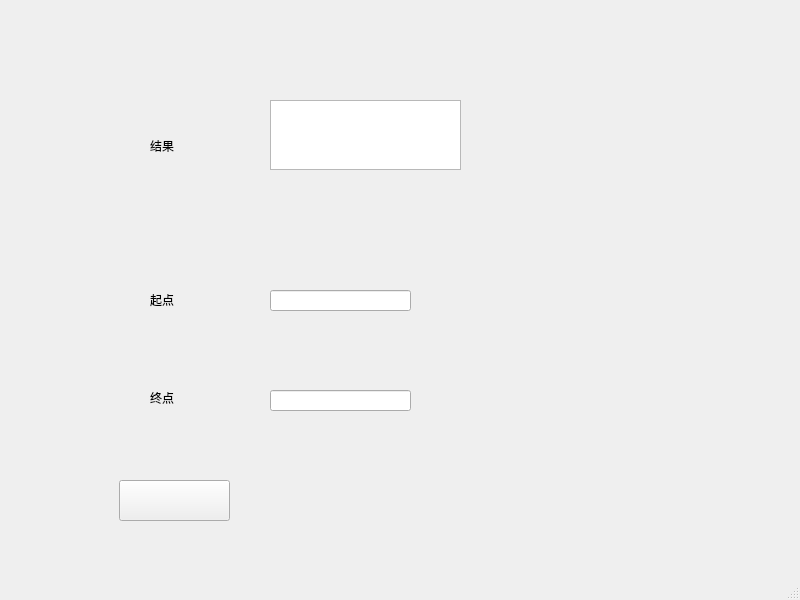
<?xml version="1.0" encoding="UTF-8"?>
<ui version="4.0">
 <class>BusTime</class>
 <widget class="QMainWindow" name="BusTime">
  <property name="geometry">
   <rect>
    <x>0</x>
    <y>0</y>
    <width>800</width>
    <height>600</height>
   </rect>
  </property>
  <property name="windowTitle">
   <string>MainWindow</string>
  </property>
  <widget class="QWidget" name="centralwidget">
   <widget class="QLineEdit" name="startEdit">
    <property name="geometry">
     <rect>
      <x>270</x>
      <y>290</y>
      <width>141</width>
      <height>21</height>
     </rect>
    </property>
   </widget>
   <widget class="QLineEdit" name="endEdit">
    <property name="geometry">
     <rect>
      <x>270</x>
      <y>390</y>
      <width>141</width>
      <height>21</height>
     </rect>
    </property>
   </widget>
   <widget class="QLabel" name="label">
    <property name="geometry">
     <rect>
      <x>150</x>
      <y>290</y>
      <width>54</width>
      <height>20</height>
     </rect>
    </property>
    <property name="text">
     <string>起点</string>
    </property>
   </widget>
   <widget class="QLabel" name="label_2">
    <property name="geometry">
     <rect>
      <x>150</x>
      <y>390</y>
      <width>54</width>
      <height>16</height>
     </rect>
    </property>
    <property name="text">
     <string>终点</string>
    </property>
   </widget>
   <widget class="QPushButton" name="timeButton">
    <property name="geometry">
     <rect>
      <x>119</x>
      <y>480</y>
      <width>111</width>
      <height>41</height>
     </rect>
    </property>
    <property name="text">
     <string/>
    </property>
   </widget>
   <widget class="QTextEdit" name="resultEdit">
    <property name="geometry">
     <rect>
      <x>270</x>
      <y>100</y>
      <width>191</width>
      <height>70</height>
     </rect>
    </property>
   </widget>
   <widget class="QLabel" name="label_3">
    <property name="geometry">
     <rect>
      <x>150</x>
      <y>140</y>
      <width>54</width>
      <height>12</height>
     </rect>
    </property>
    <property name="text">
     <string>结果</string>
    </property>
   </widget>
  </widget>
  <widget class="QMenuBar" name="menubar">
   <property name="geometry">
    <rect>
     <x>0</x>
     <y>0</y>
     <width>800</width>
     <height>21</height>
    </rect>
   </property>
  </widget>
  <widget class="QStatusBar" name="statusbar"/>
 </widget>
 <resources/>
 <connections/>
</ui>
